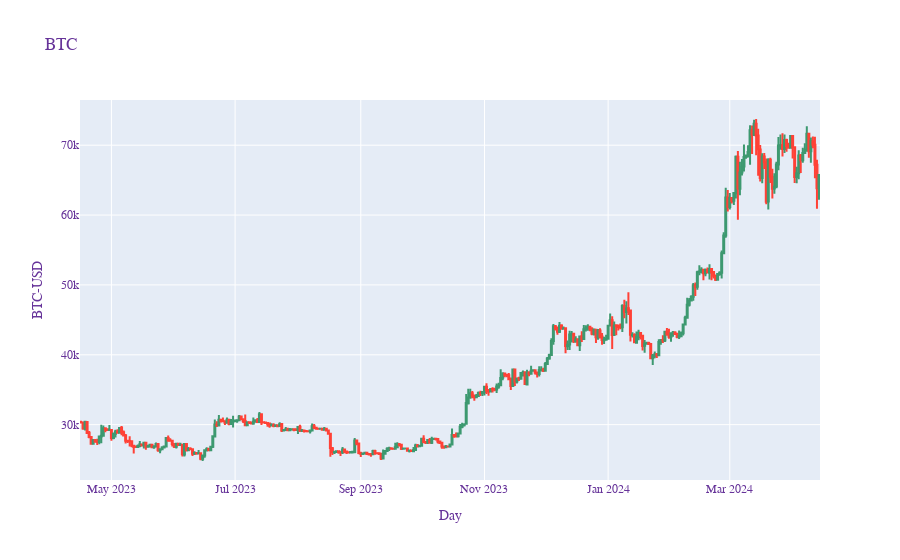

Notebook cell for this chart:
### Code cell
import plotly.graph_objects as go

fig = go.Figure(data=[go.Candlestick(x = BTC_df.date,
                                    open = BTC_df.open, 
                                    high = BTC_df.high,
                                    low = BTC_df.low, 
                                    close = BTC_df.close)
                    ])
fig.update_layout(
    title="BTC",
    xaxis_title="Day",
    yaxis_title="BTC-USD",
    font=dict(
        family="Courier New, monospace",
        size=12,
        color="RebeccaPurple"
    )
)
fig.update_layout(xaxis_rangeslider_visible=False)
fig

### Figure 1 — Plotly figure (JSON) as saved in the notebook; plotly's stock layout.template omitted (floating-point values rounded to 4 significant figures; data arrays with more than 128 entries replaced by an {"elided": "..."} marker saying what was removed)
{"data": [{"close": {"elided": "365 float values"}, "high": {"elided": "365 float values"}, "low": {"elided": "365 float values"}, "open": {"elided": "365 float values"}, "type": "candlestick", "x": {"elided": "365 str values"}}], "layout": {"font": {"color": "RebeccaPurple", "family": "Courier New, monospace", "size": 12}, "title": {"text": "BTC"}, "xaxis": {"rangeslider": {"visible": false}, "title": {"text": "Day"}}, "yaxis": {"title": {"text": "BTC-USD"}}}}
